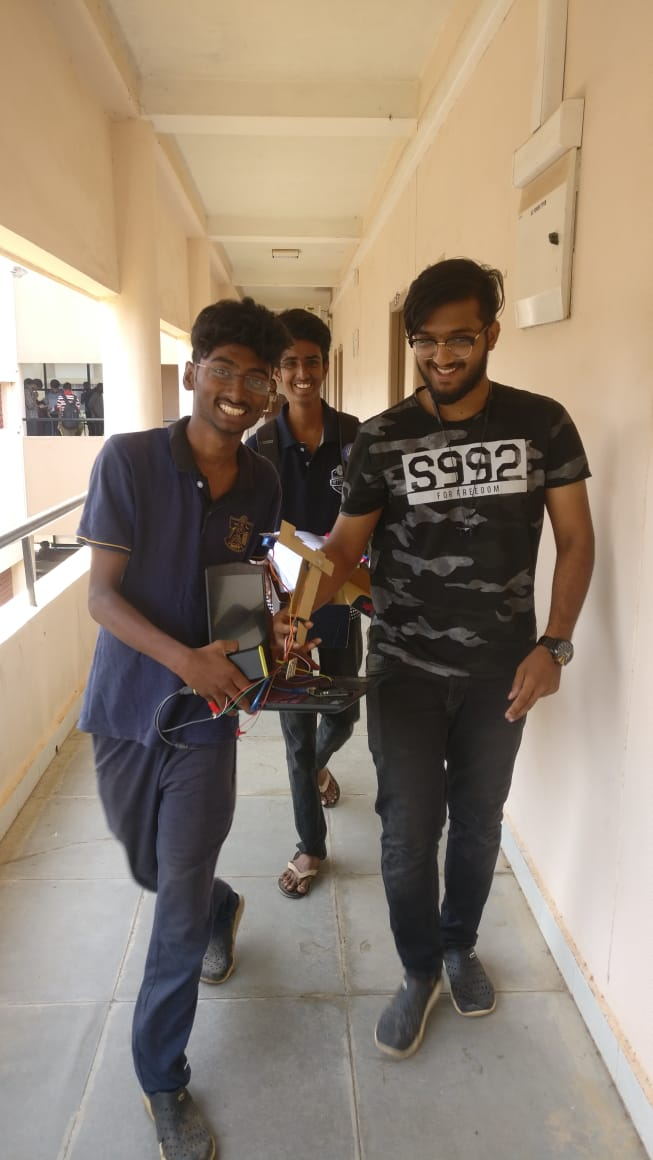
#> input picture happy_trio.jpg, 653 x 1160 px, given in place of the camera
$ python final_mpmc.py
#> lines starting #> are read from the running program, lines starting #| are printed output that depends on the picture; after the words box and inside, x2 and y2 are one past the last pixel; in counts of white or black regions, pixels touching at a corner belong together
import cv2

import time
import serial #Serial imported for Serial communication


import numpy as np

ArduinoSerial = serial.Serial('com12',9600)
time.sleep(2)


cap=cv2.VideoCapture(0)
prevy=0
prevx=0


while(1):
    t0=time.time()
    ret,frame = cap.read()
#> frame is the input picture: shape (1160, 653, 3); mean B, G, R 116.5, 132.3, 147.1
    hsv = cv2.cvtColor(frame,cv2.COLOR_BGR2HSV)
#> hsv: shape (1160, 653, 3); mean H, S, V 33.8, 58.7, 148.3
    lower_red = np.array([98,109,20])
    upper_red = np.array([112,255,255])

    mask = cv2.inRange(hsv,lower_red,upper_red)
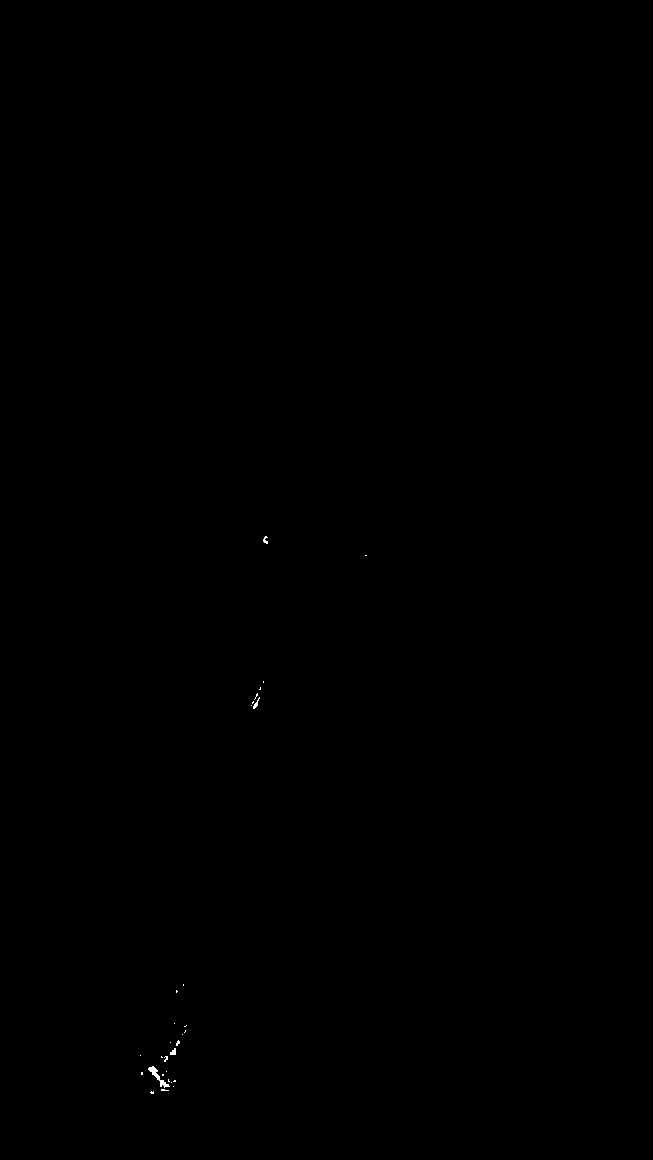
#> mask: shape (1160, 653); 0.04% white in thin lines or dots, all inside (x1, y1, x2, y2) = (140, 536, 367, 1094)

    kernelOpen=np.ones((2,2))
    kernelClose=np.ones((20,20))

    maskOpen=cv2.morphologyEx(mask,cv2.MORPH_OPEN,kernelOpen)
#> maskOpen: shape (1160, 653); 0.03% white; 12 white regions (8 under 20 px), largest, box (x1, y1, x2, y2) and area: (149, 1067, 170, 1088) 121, (171, 1049, 177, 1056) 30, (264, 537, 269, 545) 23, (254, 703, 259, 710) 22
    maskClose=cv2.morphologyEx(maskOpen,cv2.MORPH_CLOSE,kernelClose)
#> maskClose: shape (1160, 653); 0.08% white; 5 white regions (1 under 20 px)

    maskFinal=maskClose
    cnts,hierarchy=cv2.findContours(maskFinal,cv2.RETR_LIST,cv2.CHAIN_APPROX_SIMPLE)
#> cnts = 5 contours, 3 with area under 20; largest, box (x1, y1, x2, y2) and area: (143, 1058, 178, 1096) 410, (255, 696, 260, 711) 22
    max=0
    d=[]
    for c in cnts:
      if cv2.contourArea(c)>max:
           max=cv2.contourArea(c)
           d=c
#> this loop made 5 passes
#> max on pass 1: 409.5
#> after the loop, d = contour of 34 points, box (x1, y1, x2, y2) (143, 1058, 178, 1096), area 410; max = 409.5
    M = cv2.moments(d)
#> M = moments, m00 409.5, centre m10/m00, m01/m00 = (159.7, 1079.5)
    cX = int(M["m10"]/M["m00"])
#> cX = 159
    cY = int(M["m01"]/M["m00"])
#> cY = 1079


    res = cv2.bitwise_and(frame,frame,mask=mask)
    cv2.imshow('frame',frame)
    #cv2.imshow('mask',maskClose)
    cv2.imshow('res',res)

    k=cv2.waitKey(1)&0xFF
#> (key Esc is pressed here)

    if k==27:
        cv2.destroyAllWindows()
        break
    t1=time.time()
    if ((prevy-cY)/(t1-t0+0.00001)>1000):
        up=1
    if ((prevy-cY)/(t1-t0+0.00001)<-1000):
        up=-1
    if ((prevy-cY)/(t1-t0+0.00001)<1000 and(prevy-cY)/(t1-t0+0.00001)>-1000):
        up=0
    if ((prevx-cX)/(t1-t0+0.00001)>1000):
        left=1
    if ((prevx-cX)/(t1-t0+0.00001)<-1000):
        left=-1
    if (((prevx-cX)/(t1-t0+0.00001)<1000) and ((prevx-cX)/(t1-t0+0.00001)>-1000)):
        left=0
    #print(left)
    #print(up)
    prevy=cY
    prevx=cX

    if (left== 1): #if the value is 1
        ArduinoSerial.write(b'2') #send 1

    #if (left=='0') and (up=='0'): #if the value is 0
        #ArduinoSerial.write(b'0') #send 0

    if (left== -1): #if the value is 1
        ArduinoSerial.write(b'3') #send 1
    if (up==1): #if the value is 0

         ArduinoSerial.write(b'1') #send 0

    if(up==-1):
         ArduinoSerial.write(b'0')
